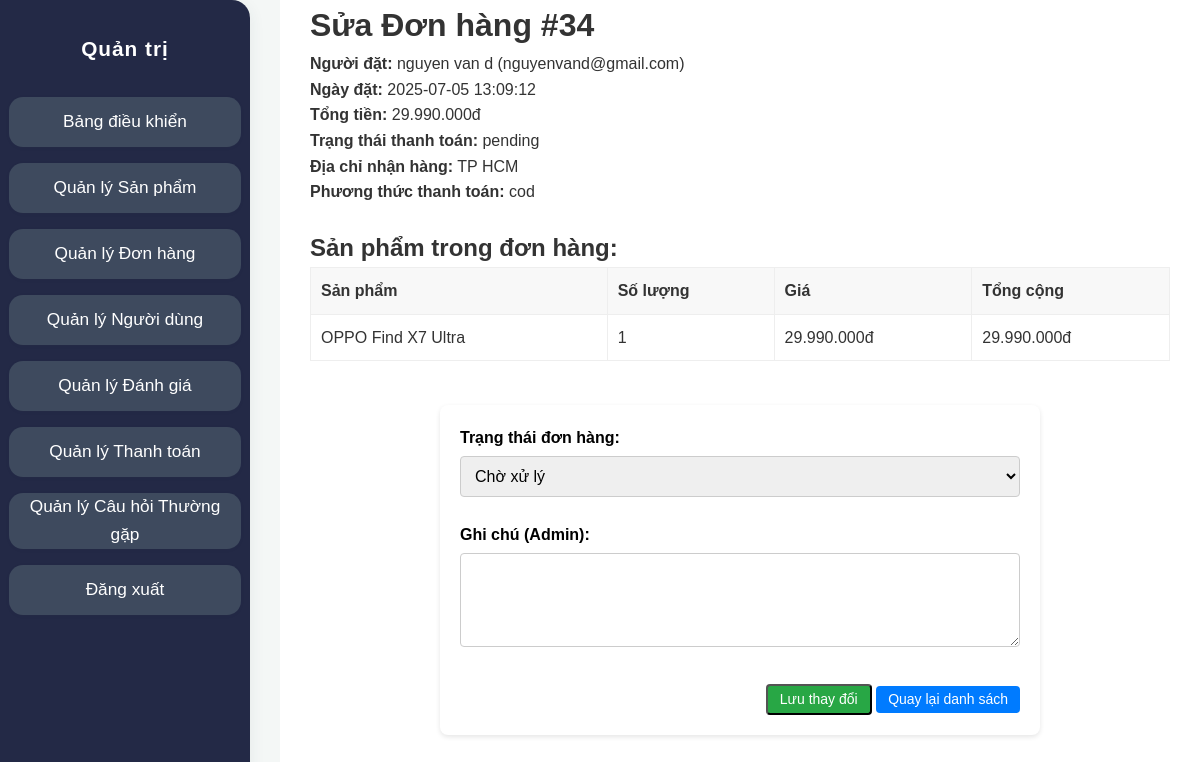
Screenshot of /ban-dien-thoai/admin/order_edit.php?id=34 (signed in) with the database file from the repository.
### tables this page shows
CREATE TABLE `orders` (
  `id` int(11) NOT NULL,
  `user_id` int(11) NOT NULL,
  `total_price` decimal(10,2) NOT NULL,
  `status` enum('pending','processing','shipped','completed','cancelled') DEFAULT 'pending',
  `user_confirmed_at` datetime DEFAULT NULL,
  `shipping_address` text NOT NULL,
  `shipping_phone` varchar(20) NOT NULL,
  `shipping_name` varchar(100) NOT NULL,
  `shipping_email` varchar(100) DEFAULT NULL,
  `payment_method` enum('cod','banking','momo','zalopay') NOT NULL,
  `payment_status` enum('pending','paid','failed') DEFAULT 'pending',
  `order_status` varchar(50) DEFAULT 'pending',
  `note` text DEFAULT NULL,
  `created_at` timestamp NOT NULL DEFAULT current_timestamp(),
  `updated_at` timestamp NOT NULL DEFAULT current_timestamp() ON UPDATE current_timestamp(),
  `notes` text DEFAULT NULL
);

CREATE TABLE `users` (
  `id` int(11) NOT NULL,
  `username` varchar(50) NOT NULL,
  `name` varchar(100) NOT NULL,
  `email` varchar(100) NOT NULL,
  `password` varchar(255) NOT NULL,
  `phone` varchar(20) DEFAULT NULL,
  `address` text DEFAULT NULL,
  `role` enum('user','admin') DEFAULT 'user',
  `status` enum('active','inactive') DEFAULT 'active',
  `created_at` timestamp NOT NULL DEFAULT current_timestamp(),
  `updated_at` timestamp NOT NULL DEFAULT current_timestamp() ON UPDATE current_timestamp(),
  `reset_token` varchar(64) DEFAULT NULL,
  `reset_token_expires` datetime DEFAULT NULL
);

CREATE TABLE `order_details` (
  `id` int(11) NOT NULL,
  `order_id` int(11) NOT NULL,
  `product_id` int(11) NOT NULL,
  `quantity` int(11) NOT NULL,
  `price` decimal(10,2) NOT NULL,
  `created_at` timestamp NOT NULL DEFAULT current_timestamp()
);

CREATE TABLE `products` (
  `id` int(11) NOT NULL,
  `name` varchar(255) NOT NULL,
  `slug` varchar(255) NOT NULL,
  `description` text DEFAULT NULL,
  `price` int(10) UNSIGNED NOT NULL,
  `sale_price` int(10) UNSIGNED DEFAULT NULL,
  `stock` int(11) NOT NULL DEFAULT 0,
  `image` varchar(255) DEFAULT NULL,
  `brand_id` int(11) DEFAULT NULL,
  `category_id` int(11) DEFAULT NULL,
  `sku` varchar(50) DEFAULT NULL,
  `specifications` longtext DEFAULT NULL CHECK (json_valid(`specifications`)),
  `status` enum('active','inactive') DEFAULT 'active',
  `created_at` timestamp NOT NULL DEFAULT current_timestamp(),
  `updated_at` timestamp NOT NULL DEFAULT current_timestamp() ON UPDATE current_timestamp(),
  `is_active` tinyint(1) DEFAULT 1
);

### ban-dien-thoai/includes/functions.php (called while the page is built, shortened)
<?php
function formatPrice($price) {
    return number_format($price, 0, ',', '.') . 'đ';
}
?>

### ban-dien-thoai/admin/order_edit.php (the view, shortened to what this page needs)
<?php
require_once '../config/database.php';
require_once '../includes/functions.php';
$order_id = isset($_REQUEST['id']) ? (int)$_REQUEST['id'] : 0;
$stmt = $conn->prepare("SELECT * FROM orders WHERE id = ? LIMIT 1");
$stmt->bind_param('i', $order_id);
$stmt->execute();
$result = $stmt->get_result();
$order = $result->fetch_assoc();
?>
<!DOCTYPE html>
<html lang="vi">
<head>
    <link rel="stylesheet" href="../assets/css/style.css">
    <link rel="stylesheet" href="css/admin.css">
</head>
<body>
    <div class="admin-wrapper">
        <aside class="admin-sidebar">
            <h2>Quản trị</h2>
            <nav>
                <ul>
                    <li><a href="index.php" class="sidebar-link <?php echo ($current_page == 'index.php') ? 'active' : ''; ?>">Bảng điều khiển</a></li>
                    <li><a href="products.php" class="sidebar-link <?php echo ($current_page == 'products.php') ? 'active' : ''; ?>">Quản lý Sản phẩm</a></li>
                    <li><a href="orders.php" class="sidebar-link <?php echo ($current_page == 'orders.php') ? 'active' : ''; ?>">Quản lý Đơn hàng</a></li>
                    <li><a href="users.php" class="sidebar-link <?php echo ($current_page == 'users.php') ? 'active' : ''; ?>">Quản lý Người dùng</a></li>
                    <li><a href="reviews.php" class="sidebar-link <?php echo ($current_page == 'reviews.php') ? 'active' : ''; ?>">Quản lý Đánh giá</a></li>
                    <li><a href="online_payments.php" class="sidebar-link <?php echo ($current_page == 'online_payments.php') ? 'active' : ''; ?>">Quản lý Thanh toán</a></li>
                    <li><a href="faq_manage.php" class="sidebar-link <?php echo ($current_page == 'faq_manage.php') ? 'active' : ''; ?>">Quản lý Câu hỏi Thường gặp</a></li>
                    <li><a href="../logout.php" class="sidebar-link">Đăng xuất</a></li>
                </ul>
            </nav>
        </aside>
        <div class="admin-main-content">
            <main class="admin-content">
                <h1>Sửa Đơn hàng #<?php echo $order['id']; ?></h1>
                <div class="order-details" style="margin-bottom:24px;">
                    <?php
                    $stmt_user = $conn->prepare("SELECT name, email FROM users WHERE id = ? LIMIT 1");
                    $stmt_user->bind_param('i', $order['user_id']);
                    $stmt_user->execute();
                    $result_user = $stmt_user->get_result();
                    $user = $result_user->fetch_assoc();
                    ?>
                    <p><strong>Người đặt:</strong> <?php echo htmlspecialchars($user['name'] ?? ''); ?> (<?php echo htmlspecialchars($user['email'] ?? ''); ?>)</p>
                    <p><strong>Ngày đặt:</strong> <?php echo $order['created_at']; ?></p>
                    <p><strong>Tổng tiền:</strong> <?php echo formatPrice($order['total_price']); ?></p>
                    <p><strong>Trạng thái thanh toán:</strong> <?php echo htmlspecialchars($order['payment_status']); ?></p>
                    <p><strong>Địa chỉ nhận hàng:</strong> <?php echo htmlspecialchars($order['shipping_address']); ?></p>
                    <p><strong>Phương thức thanh toán:</strong> <?php echo htmlspecialchars($order['payment_method']); ?></p>
                </div>
                <?php
                $stmt_items = $conn->prepare("SELECT oi.*, p.name as product_name FROM order_details oi JOIN products p ON oi.product_id = p.id WHERE oi.order_id = ?");
                $stmt_items->bind_param('i', $order['id']);
                $stmt_items->execute();
                $result_items = $stmt_items->get_result();
                $order_items = $result_items->fetch_all(MYSQLI_ASSOC);
                ?>
                <h2 style="margin-top: 20px;">Sản phẩm trong đơn hàng:</h2>
                <div class="admin-table-container" style="margin-bottom:24px;">
                    <table class="admin-table">
                        <thead>
                            <tr>
                                <th>Sản phẩm</th>
                                <th>Số lượng</th>
                                <th>Giá</th>
                                <th>Tổng cộng</th>
                            </tr>
                        </thead>
                        <tbody>
                            <?php if (!empty($order_items)): ?>
                                <?php foreach ($order_items as $item): ?>
                                    <tr>
                                        <td><?php echo htmlspecialchars($item['product_name']); ?></td>
                                        <td><?php echo $item['quantity']; ?></td>
                                        <td><?php echo formatPrice($item['price']); ?></td>
                                        <td><?php echo formatPrice($item['quantity'] * $item['price']); ?></td>
                                    </tr>
                                <?php endforeach; ?>
                            <?php else: ?>
                                <tr>
                                    <td colspan="4">Không có sản phẩm nào trong đơn hàng này.</td>
                                </tr>
                            <?php endif; ?>
                        </tbody>
                    </table>
                </div>
                <div class="admin-form-container">
                    <form action="order_edit.php" method="POST">
                        <div class="admin-form-group">
                            <label for="status">Trạng thái đơn hàng:</label>
                            <select id="status" name="status" class="admin-form-control" required>
                                <option value="pending" <?php echo $order['status'] === 'pending' ? 'selected' : ''; ?>>Chờ xử lý</option>
                            </select>
                        </div>
                        <div class="admin-form-group">
                            <label for="notes">Ghi chú (Admin):</label>
                            <textarea id="notes" name="notes" class="admin-form-control" rows="4"><?php echo htmlspecialchars($order['notes'] ?? ''); ?></textarea>
                        </div>
                        <div class="admin-form-actions">
                            <button type="submit" class="admin-btn admin-btn-primary">Lưu thay đổi</button>
                            <a href="orders.php" class="admin-btn admin-btn-secondary">Quay lại danh sách</a>
                        </div>
                    </form>
                </div>
            </main>
        </div>
    </div>
</body>
</html>

### ban-dien-thoai/assets/css/style.css (style rules this page uses)
* { margin: 0; padding: 0; box-sizing: border-box; }
html { overflow-x: hidden; scroll-behavior: smooth; }
body { font-family: -apple-system, BlinkMacSystemFont, "Segoe UI", Roboto, Helvetica, Arial, sans-serif, "Apple Color Emoji", "Segoe UI Emoji", "Segoe UI Symbol"; line-height: 1.6; color: #333; background-color: #f8f9fa; display: flex; flex-direction: column; min-height: 100vh; padding-top: 70px; }
main { flex-grow: 1; padding: 20px 0; }
input, textarea, select { width: 100%; padding: 12px 15px; border: 1px solid #ccc; border-radius: 8px; font-size: 1rem; transition: border-color 0.3s, box-shadow 0.3s; box-sizing: border-box; }

### ban-dien-thoai/admin/css/admin.css (style rules this page uses)
body { background-color: #f4f7f6; margin: 0; font-family: Arial, sans-serif; padding: 0 !important; }
.admin-wrapper { display: flex; min-height: 100vh; }
.admin-sidebar { background: #232946; width: 250px; height: 100vh; position: fixed; left: 0; margin: 0; padding: 32px 0 0 0; display: flex; flex-direction: column; align-items: center; box-shadow: 0 4px 16px rgba(44,62,80,0.08); border-radius: 0 18px 18px 0; z-index: 1000; }
.admin-sidebar h2 { text-align: center; margin-bottom: 32px; color: #fff; font-size: 1.3rem; letter-spacing: 1px; font-weight: 700; }
.admin-sidebar nav ul { display: flex; flex-direction: column; gap: 16px; padding: 0; align-items: center; width: 100%; margin: 0; }
.admin-sidebar nav ul li { margin: 0; width: 100%; }
.sidebar-link { width: 95%; min-height: 50px; background: #3e4a5e; color: #fff; border-radius: 14px; display: flex; align-items: center; justify-content: center; font-size: 1.08rem; font-weight: 500; text-align: center; text-decoration: none; transition: background 0.2s, color 0.2s, box-shadow 0.2s; box-sizing: border-box; padding: 0 10px; margin: 0 auto; gap: 10px; box-shadow: 0 1px 4px rgba(44,62,80,0.04); }
.admin-main-content { flex: 1; padding: 0 30px 30px 30px; background: #fff; min-height: 100vh; margin-left: 280px; }
.admin-table-container { overflow-x: auto; }
.admin-table { width: 100%; border-collapse: collapse; margin-bottom: 20px; }
.admin-table th, .admin-table td { border: 1px solid #eee; padding: 10px; text-align: left; }
.admin-table th { background: #f8f8f8; }
.admin-actions a, .admin-btn { display: inline-block; margin: 0; min-width: 60px; text-align: center; font-size: 14px; padding: 5px 12px; border-radius: 4px; line-height: 1.2; }
.admin-btn-primary { background-color: #28a745; color: #fff !important; text-decoration: none !important; }
.admin-btn-secondary { background-color: #007bff; color: #fff !important; text-decoration: none !important; }
.admin-form-container { max-width: 600px; margin: 20px auto; padding: 20px; background: #fff; border-radius: 8px; box-shadow: 0 2px 5px rgba(0,0,0,0.1); }
.admin-form-group { margin-bottom: 15px; }
.admin-form-group label, .admin-main-content .form-group label { display: block; margin-bottom: 5px; font-weight: bold; color: #000; }
.admin-form-control, input, select, textarea { width: 100%; padding: 10px; border: 1px solid #ccc; border-radius: 4px; box-sizing: border-box; font-size: 1rem; margin-bottom: 10px; }
.admin-form-actions { margin-top: 20px; text-align: right; }
.admin-content { margin-top: 0 !important; padding-top: 0 !important; }

### rows the page displays
orders: id "34", created_at "2025-07-05 13:09:12", total_price "29.990.000đ", payment_status "pending", shipping_address "TP HCM", payment_method "cod", status "Chờ xử lý"
users: name "nguyen van d", email "nguyenvand@gmail.com"
order_details: product.name "OPPO Find X7 Ultra", quantity "1", price "29.990.000đ", formatPrice($item['quantity'] * $item['price']) "29.990.000đ"
